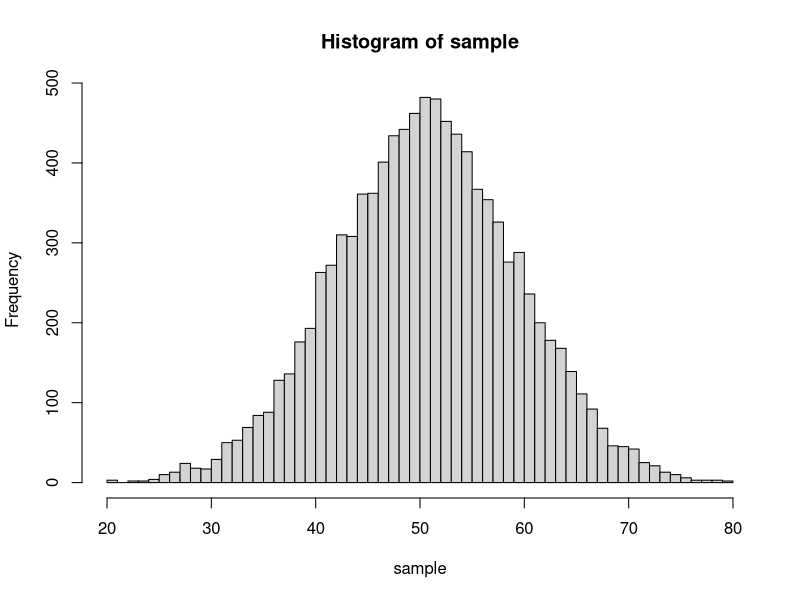
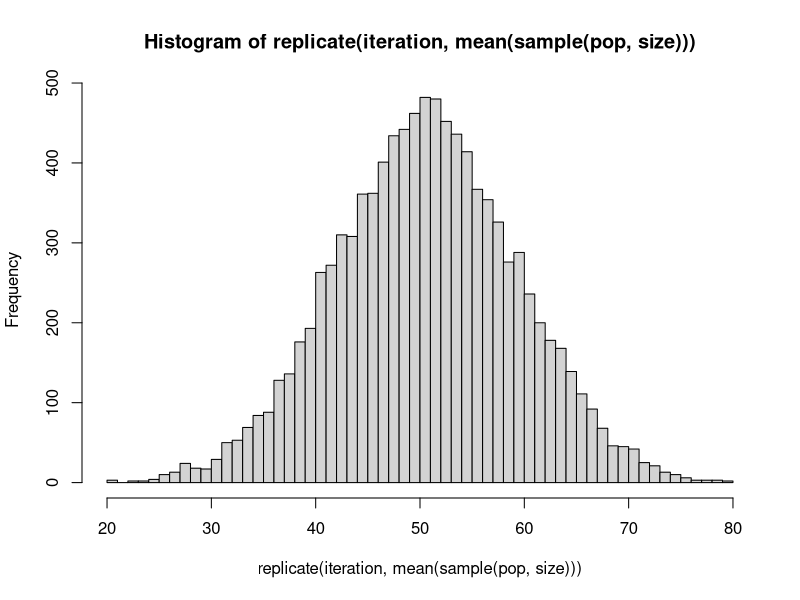
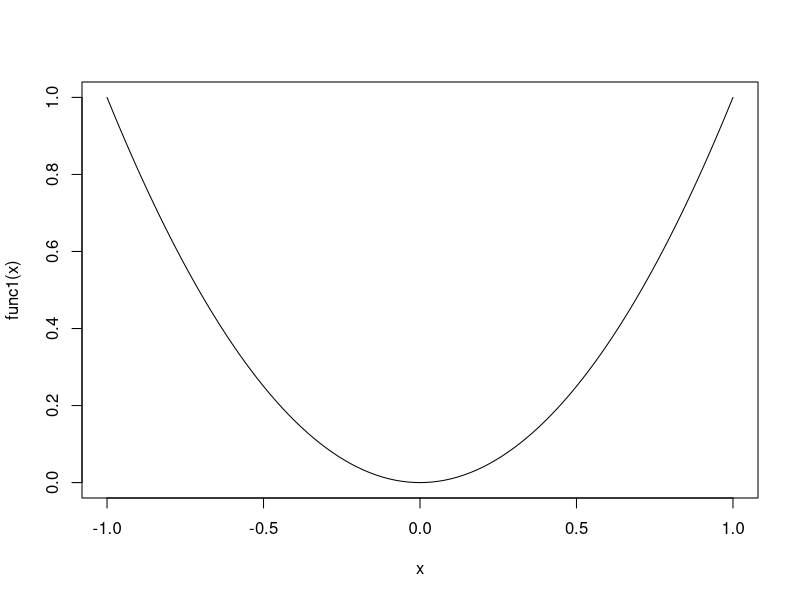
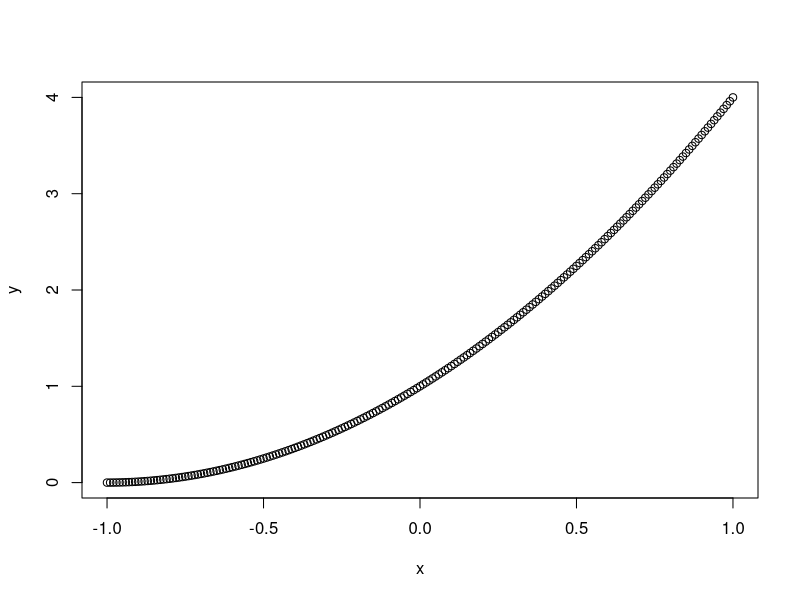
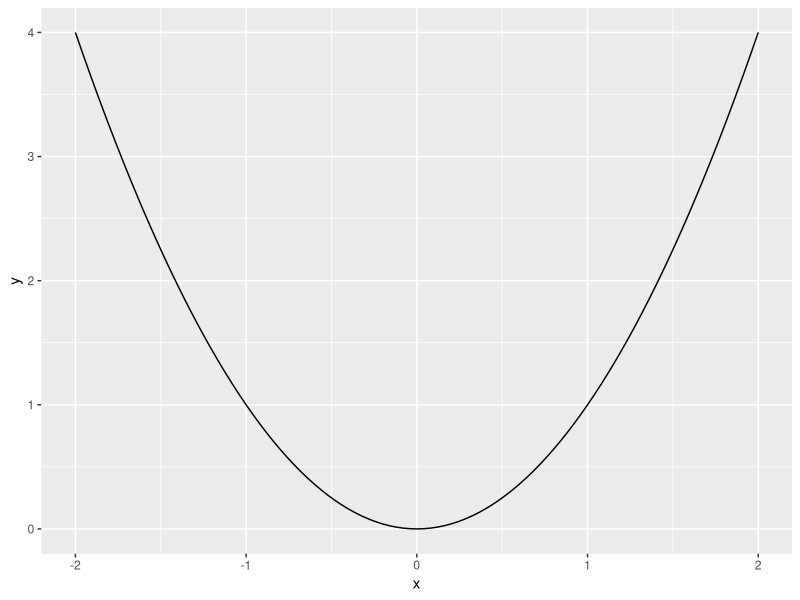
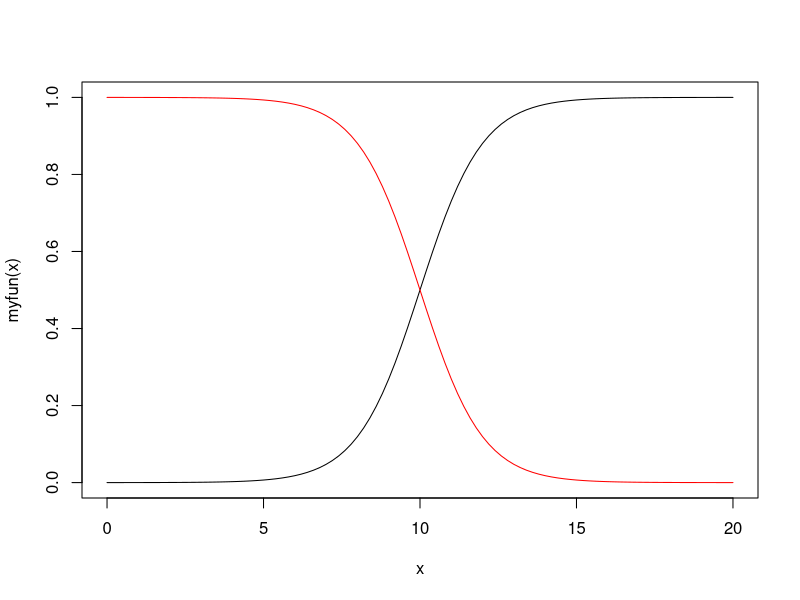
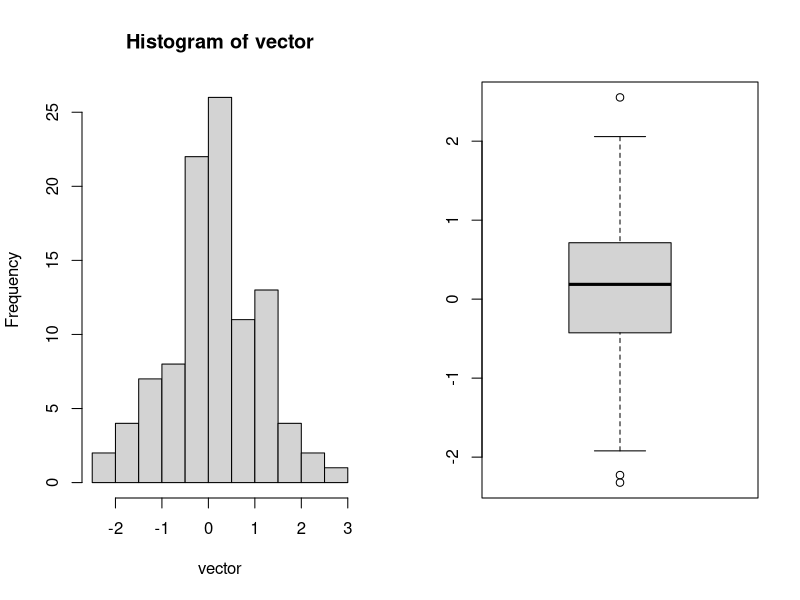
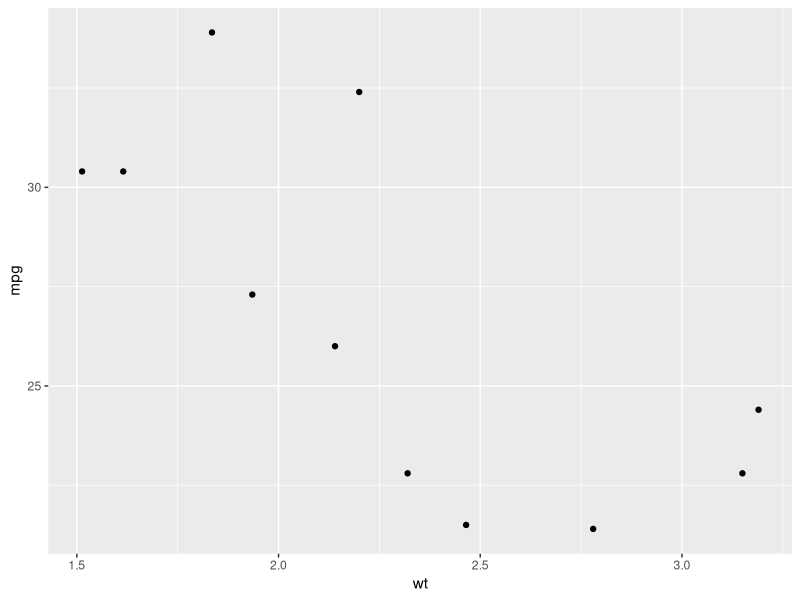

These charts were generated, in order, by the following R code:
## ---- chunk 1
knitr::opts_chunk$set(echo = TRUE)
## ---- chunk 2
library(tidyverse)
## ---- chunk 3
x <- c("female", "male", "male", "female", "female", "male", "female")

ifelse(x == "female", 0, 1)
## ---- chunk 4
set.seed(23)
x <- runif(10,0,6) # Create random numbers from a uniform distribution from (0,6)

ifelse(x > 3, 1, 0)

## ---- chunk 5
gss_cat %>%
  mutate(racenew = ifelse(race == "White", 1, 0)) %>%
  head(10)
## ---- chunk 6
x <- 5

if (x < 0) {
  print("negative")
} else {
  print("non-negative")
}
## ---- chunk 7
x <- c("female", "male")

if (is.numeric(x)) "numeric vector" else "non-numeric vector"
## ---- chunk 8
x <- 15

if (x > 0 & x < 10) {
  print("target")
} else {
  print("error")
}
## ---- chunk 9
x <- -5

if (x > 0 | x < 0) {
  print("non-zero number")
} else {
  print("zero")
}
## ---- chunk 10
if (!FALSE){
  cat("this statement will show up")
}
## ---- chunk 11
x <- 15

if (x<0) {
  print("negative number")
} else if (x > 0) {
  print("positive number")
} else {
  print("zero")
}
## ---- chunk 12
set.seed(111)
grade <- rnorm(1, 50, 50)

if (grade > 90) {
  print("A")
} else if (grade > 80 & grade <= 90) {
  print("B")
} else if (grade > 70 & grade <= 80) {
  print("C")
} else {
  print("D")
}
## ---- chunk 13
n <- 100
x <- 0 # Initial value

for (i in 1:n) {
  x <- x + i
}
x
## ---- chunk 14
set.seed(1234)
random_numbers <- NULL # Create a vector with no elements

for (i in 1:10) {
  random_numbers <- c(random_numbers, runif(1)) # runif(1) creates random numbers from a uniform distribution in [0,1]
}

cat(random_numbers)

## ---- chunk 15
Mstates <- NULL

for (x in state.name) {
  if (substr(x, 1, 1) == "M") {
    Mstates <- c(Mstates, x)
  }
}
Mstates
## ---- chunk 16
pop <- 1:100
size <- 10
iteration <- 10000
sample <- NULL
## ---- chunk 17
set.seed(1108)

for (i in 1:iteration) {
  x <- mean(sample(pop, size, replace = FALSE))
  sample <- c(sample, x)
}

hist(sample, breaks = 50)
## ---- chunk 18
set.seed(1108)

hist(replicate(iteration, mean(sample(pop, size))), breaks = 50)
## ---- chunk 19
# Look at the data set
set.seed(1000)

exams <- list(
  student1 = round(runif(10, 50, 100)),
  student2 = round(runif(10, 50, 100)),
  student3 = round(runif(10, 50, 100)),
  student4 = round(runif(10, 50, 100)),
  student5 = round(runif(10, 50, 100))
)

exams
## ---- chunk 20
mean(exams)
## ---- chunk 21
exams[[1]]
## ---- chunk 22
exams[1]
## ---- chunk 23
list(
  student1 = mean(exams$student1), 
  student2 = mean(exams$student2), 
  student3 = mean(exams$student3), 
  student4 = mean(exams$student4), 
  student5 = mean(exams$student5)
)
## ---- chunk 24
mean_score = NULL

for (i in seq_along(exams)){
  mean_score = c(mean_score, mean(exams[[i]]))
}

mean_score
## ---- chunk 25
lapply(exams, mean) # lapply will return another list
## ---- chunk 26
sapply(exams, mean) # sapply will return the result in vecotr format 
## ---- chunk 27
range = NULL

for (i in seq_along(exams)) {
  range <- c(range, max(exams[[i]]) - min(exams[[i]]))
}

range
## ---- chunk 28
my_mean <- function(x) {
  m <- sum(x) / length(x)
  return(m)
}

my_mean(c(1:10))
## ---- chunk 29
my_mean <- function(x) {
  if (sum(is.na(x)) > 0) {
    x <- na.omit(x)
  }
  m <- sum(x) / length(x)
    return(m)
}

my_mean(c(1:5, NA))

## ---- chunk 30
my_mean <- function(x, na.rm) {
  if (na.rm == TRUE) {
    if (sum(is.na(x)) > 0) {
      x <- na.omit(x)
    }
  }
  m <- sum(x) / length(x)
  return(m)
}

my_mean(c(1:5, NA), na.rm = TRUE)
my_mean(c(1:5, NA), na.rm = FALSE)
## ---- chunk 31
summaries <- function(x) {
  return(list = c(min(x), max(x), mean(x), median(x), sd(x), length(x)))
}

summaries(c(1:15))
## ---- chunk 32
my_range <- function(x) {
  r <- max(x) - min(x)
  return(r)
}

my_range(1:100)
## ---- chunk 33
my_range <- function(x) {
  r <- range(x)[2] - range(x)[1]
  return(r)
}

my_range(1:100)
## ---- chunk 34
rescale <- function(x) {
  (x-min(x)) / my_range(x)
}

rescale(1:10)
## ---- chunk 35
func1 <- function(x) { 
  x^2
}

curve(func1,-1,1)
## ---- chunk 36
fun2<-function (x) {
  y<-x^2+2*x+1
  plot(x,y)
}

fun2(seq(-1,1,0.01))
## ---- chunk 37
ggplot(data=data.frame(x=c(-2,2)), aes(x=x))+
  stat_function(fun=func1)+ 
  xlim(c(-2,2))
## ---- chunk 38
optimize(func1, interval=c(-2,2))
## ---- chunk 39
myfun <- function(x) {
  1 / (1 + exp(-x + 10))
}
curve(myfun(x), from = 0, to = 20)
curve(1 - myfun(x), add = TRUE, col = "red") # Add a line
## ---- chunk 40
summaries <- function (vector) {
  print(length(vector))
  print(summary(vector))
  print(mean(vector,na.rm = T))
  print(sd(vector,na.rm=T))
  print(quantile(vector))
  par(mfrow=c(1,2))
  hist(vector)
  boxplot(vector)
}

x <- rnorm(100)
summaries(x)
## ---- chunk 41
# rXXX(size, parameters of this distribution) to create random numbers from a specific probability distribution
set.seed(1000)
exams <- list(
  student1 = round(runif(10, 50, 100)),
  student2 = round(runif(10, 50, 100)),
  student3 = round(runif(10, 50, 100)),
  student4 = round(runif(10, 50, 100)),
  student5 = round(runif(10, 50, 100))
)
exams

extra_credit <- list(0, 0, 10, 10, 15)
## ---- chunk 42
collection_mean <- function(list) {
  output <- vector("double", length(list))  # double vector, is a numeric vector
  for (i in seq_along(list)) { # seq_along() is to get index of elements of the list, 1:length(list) works as well
    output[i] <- mean(list[[i]])
  }
  output
}

collection_mean(exams)
## ---- chunk 43
# map(vector/list, function)
map(exams, mean) # map the mean function to each element, and then return a list

map_dbl(exams, mean) # return a vector
## ---- chunk 44
map(exams, mean)

map(exams, sd)

exams %>% 
  map(var)

exams %>%
  map(max)
## ---- chunk 45
exams %>% 
  map_dbl(max)  # double vector, numeric vector
## ---- chunk 46
range <- function(x) {
  max(x) - min(x)
}
exams %>%
  map_dbl(range)
## ---- chunk 47
final_grade <- function(list, y) {
  mean(list) + y
}

map2_dbl(exams, extra_credit, final_grade)
## ---- chunk 48
final_grade <- function(list, y) {
  max(list) + y
}

map2(exams, extra_credit, final_grade)
## ---- chunk 49
exams %>%
  map(mean) %>%
  map2(extra_credit, sum)
## ---- chunk 50
map2_dbl(exams, extra_credit, function(x ,y) {mean(x) + y})
## ---- chunk 51
map_dbl(mtcars,mean)
## ---- chunk 52
.x<-mtcars[[1]]      # map understands . specially
mean(.x)            # solve for single .x
## ---- chunk 53
map_dbl(mtcars, ~ mean(.x)) # generalize solution with map() function
## ---- chunk 54
mtcars %>%
  split(.$cyl) %>%
  map(function(df) lm(mpg~wt, data = df))
## ---- chunk 55
mtcars %>%
  split(.$cyl) %>%
  map(~lm(mpg~wt, data = .))
## ---- chunk 56
mtcars %>%
  split(.$cyl) %>%
  map(~ggplot(., aes(wt, mpg))+geom_point())
## ---- chunk 57
.x<-iris[[1]]
length(unique(.x))
## ---- chunk 58
map(iris, ~ length(unique(.x)))
## ---- chunk 59
df<- tibble(
  a= c(rnorm(9), -99),
  b<-c(-999, -99, rnorm(8))
)

df
## ---- chunk 60
fix_missing <- function(x) {
  x[x == -99] <- NA
  x
}
## ---- chunk 61
map(df, fix_missing)
